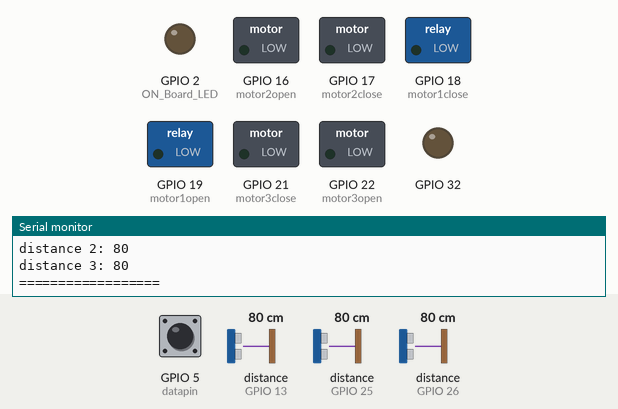
Simulated run of this program. Board: ESP32. On the bench: switched loads named in the program (green lamp = pin HIGH), output pins drawn as LEDs (lit = HIGH), the last lines printed to the serial monitor. Wiring (from diagram.json): 3 × ultrasonic range finder: trigger GPIO 33, echo GPIO 25 / trigger GPIO 12, echo GPIO 13 / trigger GPIO 27, echo GPIO 26. The inputs (shaded band) are chosen by the test bench; at power-on: distance to the obstacle (sensors on GPIO 26, GPIO 13, GPIO 25) 80 cm, GPIO 5 (datapin) HIGH. The echo pulse lasts 58.3 µs per cm; WiFi joins after 1.5 s; servers stay silent unless stated; uploads are accepted with an empty reply; pins used as bus, display or sensor lines are not drawn.

Above: at 3.7 s.
3.8 s: distance to the obstacle (sensor on GPIO 26) set to 17 cm
5.7 s: distance to the obstacle (sensor on GPIO 26) set to 14 cm
At 7.4 s:
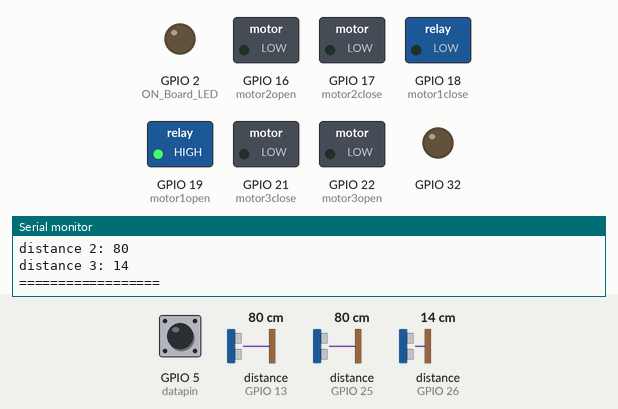
8.7 s: distance to the obstacle (sensor on GPIO 26) set to 18 cm
At 10.1 s:
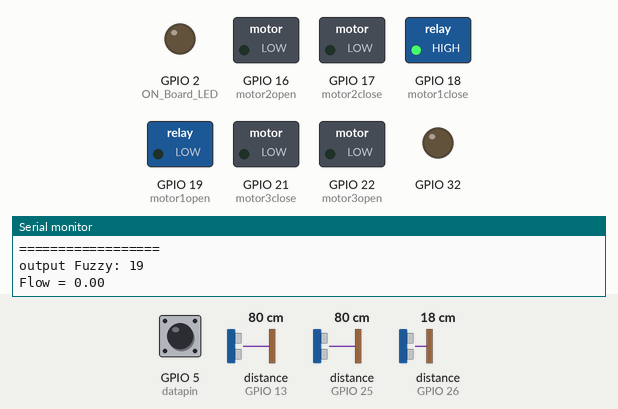
11.7 s: distance to the obstacle (sensor on GPIO 26) set to 2 cm
At 13.02 s:
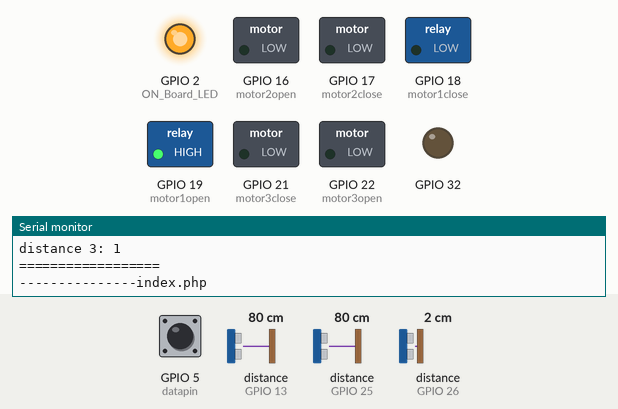
14.7 s: distance to the obstacle (sensor on GPIO 26) set to 35 cm
At 16.8 s:
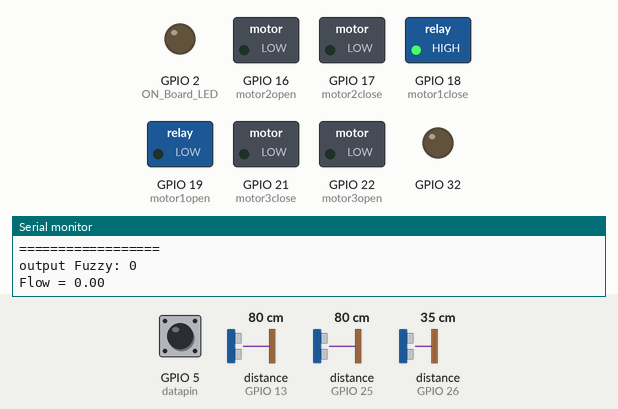
17.7 s: distance to the obstacle (sensor on GPIO 26) set to 4 cm
At 20.1 s:
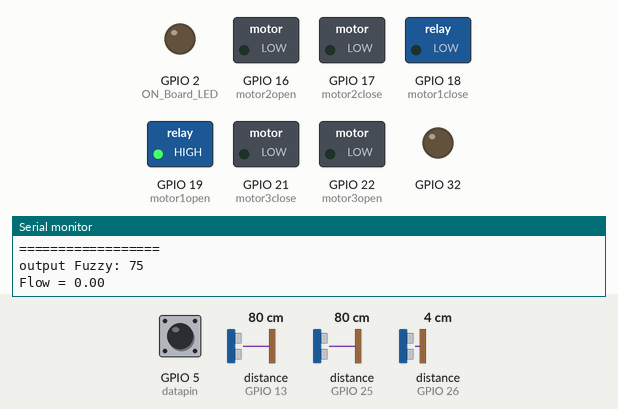
Timing chart, 0 to 21.6 s (numbered marks = the images above; inputs shaded):
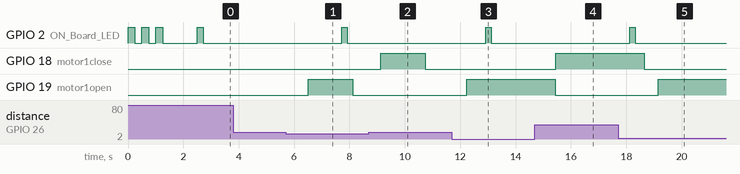

Measured:
- the behaviour switches between 16 and 15 cm on distance to the obstacle (sensor on GPIO 26) (found by bisection; images 0 and 1)
- after the input at 5.7 s, GPIO 19 (motor1open): LOW → HIGH after 0.82 s, → LOW 1.6 s later
- after the input at 8.7 s, GPIO 18 (motor1close): LOW → HIGH after 0.43 s, → LOW 1.6 s later
- after the input at 11.7 s, GPIO 19 (motor1open): LOW → HIGH after 0.54 s
- after the input at 14.7 s, GPIO 18 (motor1close): LOW → HIGH after 0.75 s
- after the input at 17.7 s, GPIO 19 (motor1open): LOW → HIGH after 1.5 s

The program:

main.cpp
```cpp
#include <Arduino.h>

#include "main_app.h"
// #include "fuzzy-test.h"
// #include "test/flow_meter.h"
// #include "test/jarak.h"
// #include "test/gates.h"
// #include "test/tombol.h"
// #include "test/tesmotor.h"
```

SensorJarak.h
```cpp
#pragma once

#define DEBUG

#include <Arduino.h>

// #define trigPin1 2
// #define echoPin1 4
// #define trigPin2 21
// #define echoPin2 22
// #define trigPin3 5
// #define echoPin3 18

#define trigPin1 33
#define echoPin1 25
#define trigPin2 12
#define echoPin2 13
#define trigPin3 27
#define echoPin3 26

typedef struct
{
    int distance[3];

    void begin();
    int readSensor(int trig, int echo);
    static void _staticTaskFunc(void *pvParam);
    void _taskFunc();
} Distance;

/* STATIC */ void Distance::_staticTaskFunc(void *pvParam)
{
    Distance *handler = reinterpret_cast<Distance *>(pvParam);
    handler->_taskFunc();
}

Distance ultrasonic;

void Distance::begin()
{
    pinMode(trigPin1, OUTPUT);
    pinMode(echoPin1, INPUT);
    pinMode(trigPin2, OUTPUT);
    pinMode(echoPin2, INPUT);
    pinMode(trigPin3, OUTPUT);
    pinMode(echoPin3, INPUT);

    xTaskCreatePinnedToCore(_staticTaskFunc, "Read", 1024 * 2, NULL, 10, NULL, 0);
}

int Distance::readSensor(int trig, int echo)
{
    digitalWrite(trig, LOW);
    delayMicroseconds(10);
    digitalWrite(trig, HIGH);
    delayMicroseconds(10);
    digitalWrite(trig, LOW);

    long duration = pulseIn(echo, HIGH);
    return (duration / 2) / 29.1;
}

void Distance::_taskFunc()
{
    Serial.println("Ultrasonic Sensor Task Started !");
    while (1)
    {
        ultrasonic.distance[0] = ultrasonic.readSensor(trigPin1, echoPin1);
        ultrasonic.distance[1] = ultrasonic.readSensor(trigPin2, echoPin2);
        ultrasonic.distance[2] = ultrasonic.readSensor(trigPin3, echoPin3);
#ifdef DEBUG
        Serial.printf("distance 1: %d\n", ultrasonic.distance[0]);
        Serial.printf("distance 2: %d\n", ultrasonic.distance[1]);
        Serial.printf("distance 3: %d\n", ultrasonic.distance[2]);
        Serial.println("==================");
#endif
    vTaskDelay(500);
    }
    vTaskDelete(NULL);
}
```

flow.h
```cpp
#pragma once
#include <Arduino.h>

#define datapin 5

long currentMillis = 0;
long previousMillis = 0;
int interval = 1000;
float calibrationFactor = 4.5;
volatile byte pulseCount;
byte pulse1Sec = 0;
float flowRate;
unsigned int flowMilliLitres;
unsigned long totalMilliLitres;

struct myflow
{
    myflow() {}

    void IRAM_ATTR pulseCounter()
    {
        pulseCount++;
    }

    float readflow()
    {
        currentMillis = millis();
        if (currentMillis - previousMillis > interval)
        {
            pulse1Sec = pulseCount;
            pulseCount = 0;
            flowRate = ((1000.0 / (millis() - previousMillis)) * pulse1Sec) / calibrationFactor;
            previousMillis = millis();
            flowMilliLitres = (flowRate / 60) * 1000;
            totalMilliLitres += flowMilliLitres;
        }
    return flowMilliLitres;
    }

    int totalflow(){
        currentMillis = millis();
        if (currentMillis - previousMillis > interval)
        {
            pulse1Sec = pulseCount;
            pulseCount = 0;
            flowRate = ((1000.0 / (millis() - previousMillis)) * pulse1Sec) / calibrationFactor;
            previousMillis = millis();
            flowMilliLitres = (flowRate / 60) * 1000;
            totalMilliLitres += flowMilliLitres;
        }
        return totalMilliLitres;
    }
};
```

fuzzi.h
```cpp
#pragma once
#include <fuzzy.h>
#include <Arduino.h>

Fuzzy *fuzzy = new Fuzzy();

typedef struct
{
  void begin();
  bool setinput(int index, float input);
  bool fuzify();
  int output();
} FuzzyHandler;

void FuzzyHandler::begin()
{
  FuzzyInput *Sensor1 = new FuzzyInput(1);
  FuzzyOutput *pintu = new FuzzyOutput(1);

  FuzzySet *kurang = new FuzzySet(0, 0, 9, 13);
  Sensor1->addFuzzySet(kurang);
  FuzzySet *sedang = new FuzzySet(13, 14, 15, 16);
  Sensor1->addFuzzySet(sedang);
  FuzzySet *normal = new FuzzySet(16, 17, 18, 19);
  Sensor1->addFuzzySet(normal);

  FuzzySet *buka = new FuzzySet(50, 75, 75, 100);
  pintu->addFuzzySet(buka);
  FuzzySet *bukasedang = new FuzzySet(0, 50, 50, 100);
  pintu->addFuzzySet(bukasedang);
  FuzzySet *tutup = new FuzzySet(0, 0, 25, 50);
  pintu->addFuzzySet(tutup);

  fuzzy->addFuzzyInput(Sensor1);
  fuzzy->addFuzzyOutput(pintu);

  // Rules
  // Rules 1
  FuzzyRuleAntecedent *ifSensorKurang = new FuzzyRuleAntecedent();
  ifSensorKurang->joinSingle(kurang);
  FuzzyRuleConsequent *thenPintuBuka1 = new FuzzyRuleConsequent();
  thenPintuBuka1->addOutput(buka);
  FuzzyRule *FuzzyRule1 = new FuzzyRule(1, ifSensorKurang, thenPintuBuka1);
  fuzzy->addFuzzyRule(FuzzyRule1);

  //Rules 2
  FuzzyRuleAntecedent *ifSensorSedang = new FuzzyRuleAntecedent();
  ifSensorSedang->joinSingle(sedang);
  FuzzyRuleConsequent *thenPintuSedang1 = new FuzzyRuleConsequent();
  thenPintuSedang1->addOutput(bukasedang);
  FuzzyRule *FuzzyRule2 = new FuzzyRule(2, ifSensorSedang, thenPintuSedang1);
  fuzzy->addFuzzyRule(FuzzyRule2);

  //Rules 3
  FuzzyRuleAntecedent *ifSensorNormal = new FuzzyRuleAntecedent();
  ifSensorNormal->joinSingle(normal);
  FuzzyRuleConsequent *thenPintuTutup1 = new FuzzyRuleConsequent();
  thenPintuTutup1->addOutput(tutup);
  FuzzyRule *FuzzyRule3 = new FuzzyRule(3, ifSensorNormal, thenPintuTutup1);
  fuzzy->addFuzzyRule(FuzzyRule3);
}

bool FuzzyHandler::setinput(int index, float input)
{
  return fuzzy->setInput(index, input);
}

bool FuzzyHandler::fuzify()
{
  return fuzzy->fuzzify();
}

int FuzzyHandler::output()
{
  return fuzzy->defuzzify(1);
}
```

gate.h
```cpp
#pragma once
#include <Arduino.h>

#define motor1open 19
#define motor1close 18
#define motor2open 16
#define motor2close 17
#define motor3open 22
#define motor3close 21
#define limit1 23

struct gates
{
    gates() {}

    void begin()
    {
        pinMode(motor1open, OUTPUT);
        pinMode(motor1close, OUTPUT);
        pinMode(motor2open, OUTPUT);
        pinMode(motor2close, OUTPUT);
        pinMode(motor3open, OUTPUT);
        pinMode(motor3close, OUTPUT);
        pinMode(limit1, INPUT_PULLUP);
    }

    void gateopenfull(int open, int close)
    {
        digitalWrite(open, HIGH);
        digitalWrite(close, LOW);
        vTaskDelay(3200);
        digitalWrite(open, LOW);
        digitalWrite(close, LOW);
        vTaskDelay(10);
    }

    void gateopenhalf(int open, int close)
    {
        digitalWrite(open, HIGH);
        digitalWrite(close, LOW);
        vTaskDelay(1600);
        digitalWrite(open, LOW);
        digitalWrite(close, LOW);
        vTaskDelay(10);
    }

    void gateclosefull(int open, int close, int limit)
    {
        digitalWrite(open, LOW);
        digitalWrite(close, HIGH);
        vTaskDelay(3200);
        digitalWrite(open, LOW);
        digitalWrite(close, LOW);
        vTaskDelay(10);
        // while (digitalRead(limit) == 0)
        // {
        //     digitalWrite(open,LOW);
        //     digitalWrite(close,LOW);
        // }
    }

    void gateclosehalf(int open, int close)
    {
        digitalWrite(open, LOW);
        digitalWrite(close, HIGH);
        vTaskDelay(1600);
        digitalWrite(open, LOW);
        digitalWrite(close, LOW);
        vTaskDelay(10);
    }
};
```

main_app.h
```cpp
// 1. Wifi
// 2. Ultrasonic
// 3. Flow meter
// 4. Fuzzy
// 5. Gate
// 6. Database (mysql)
// 7. Manual

#include <Arduino.h>
#include "SensorJarak.h"
#include "gate.h"
#include "flow.h"
#include "fuzzi.h"
#include "web.h"

gates gt;
myflow fl;
FuzzyHandler fuzzify;
myweb mw;

float flow;
int kondisi;
int hasil;
int totalflow;
// int gatestate1;
// int gatestate2;
// int gatestate3;

void gt_task(void *pvParameters);
void fl_task(void *pvParameters);
void fuzzify_task(void *pvParameters);
void web_task(void *pvParameters);

void IRAM_ATTR pulseCounter()
{
  pulseCount++;
}

void setup()
{
  Serial.begin(115200);

  pinMode(datapin, INPUT_PULLUP);
  pulseCount = 0;
  flowRate = 0.0;
  flowMilliLitres = 0;
  totalMilliLitres = 0;
  previousMillis = 0;

  attachInterrupt(digitalPinToInterrupt(datapin), pulseCounter, FALLING);

  ultrasonic.begin();
  gt.begin();
  fuzzify.begin();
  mw.begin();
  // lm.begin();
  pinMode(32, OUTPUT);

  xTaskCreatePinnedToCore(gt_task, "Gate Task", 1024, NULL, 5, NULL, 1);
  xTaskCreatePinnedToCore(fl_task, "Flow Task", 1024, NULL, 10, NULL, 1);
  delay(1000);
  xTaskCreatePinnedToCore(fuzzify_task, "Fuzzy Task", 1024 * 2, NULL, 10, NULL, 1);
  xTaskCreatePinnedToCore(web_task, "web Task", 1024*4, NULL, 5, NULL, 1);
}

void loop()
{
  vTaskDelete(NULL);
}

void gt_task(void *pvParameters)
{
  (void)pvParameters;
  for (;;)
  {
    Serial.print("Kondisi = ");
    Serial.println(kondisi);

    while (kondisi == 0 && hasil >= 60)
    {
      gt.gateopenfull(motor1open,motor1close);
      kondisi=2;
    }

    while (kondisi == 0 && hasil == 50)
    {
      gt.gateopenhalf(motor1open,motor1close);
      kondisi=1;
    }

    while (kondisi == 1 && hasil >= 60)
    {
      gt.gateopenhalf(motor1open,motor1close);
      kondisi=2;
    }

    while (kondisi == 1 && hasil <=30)
    {
      gt.gateclosehalf(motor1open,motor1close);
      kondisi=0;
    }

    while (kondisi == 2 && hasil <=30)
    {
      gt.gateclosefull(motor1open,motor1close,limit1);
      kondisi=0;
    }

    while (kondisi == 2 && hasil == 50)
    {
      gt.gateclosehalf(motor1open,motor1close);
      kondisi=1;
    }


    vTaskDelay(500);
  }
}

void fl_task(void *pvParameters)
{
  (void)pvParameters;
  for (;;)
  {
    flow = fl.readflow();
    totalflow = fl.totalflow();
    Serial.print("Flow = ");
    Serial.println(flow);
    vTaskDelay(500);
  }
}
void fuzzify_task(void *pvParam)
{
  Serial.println("Fuzzify Task Started !");
  while (1)
  {
    fuzzify.setinput(1, ultrasonic.distance[2]);
    fuzzify.fuzify();
    hasil = fuzzify.output();
    Serial.printf("output Fuzzy: %d\n", hasil);
    vTaskDelay(500);
  }
}

void web_task(void *pvParam){
  (void)pvParam;
  for (;;){
    mw.send(flow,totalflow,ultrasonic.distance[0],ultrasonic.distance[1],ultrasonic.distance[2],hasil);
  }
}
```

web.h
```cpp
#pragma once
#include <Arduino.h>

#include "WiFi.h"
#include "HTTPClient.h"

const char *ssid = "Variasi Aluminium 1";
const char *password = "hapisahsyukur";

#define ON_Board_LED 2

String postData = "";
String payload = "";

struct myweb
{
    myweb() {}

    void begin()
    {
        Serial.begin(115200);
        pinMode(ON_Board_LED, OUTPUT);
        WiFi.mode(WIFI_STA);
        WiFi.begin(ssid, password);
        Serial.println();
        Serial.println("-------------");
        Serial.print("Connecting");

        int connecting_process_timed_out = 20; //--> 20 = 20 seconds.
        connecting_process_timed_out = connecting_process_timed_out * 2;
        while (WiFi.status() != WL_CONNECTED)
        {
            Serial.print(".");
            digitalWrite(ON_Board_LED, HIGH);
            delay(250);
            digitalWrite(ON_Board_LED, LOW);
            delay(250);

            //........................................ Countdown "connecting_process_timed_out".
            if (connecting_process_timed_out > 0)
                connecting_process_timed_out--;
            if (connecting_process_timed_out == 0)
            {
                vTaskDelay(1000);
                ESP.restart();
            }

            digitalWrite(ON_Board_LED, LOW); //--> Turn off the On Board LED when it is connected to the wifi router.

            //---------------------------------------- If successfully connected to the wifi router, the IP Address that will be visited is displayed in the serial monitor
            Serial.println();
            Serial.print("Successfully connected to : ");
            Serial.println(ssid);
            // Serial.print("IP address: ");
            // Serial.println(WiFi.localIP());
            Serial.println("-------------");
            //----------------------------------------
        }
    }

    void send(float flow, int totalmili, int sensor1, int sensor2, int sensor3, int pintu)
    {
        if (WiFi.status() == WL_CONNECTED)
        {
            HTTPClient http; //--> Declare object of class HTTPClient.
            int httpCode;    //--> Variables for HTTP return code.

            //    postData = "id=1";
            postData = "&flowRate=" + String(flow);
            postData += "&totalMiliLitres=" + String(totalmili);
            postData += "&Sensor1=" + String(sensor1);
            postData += "&Sensor2=" + String(sensor2);
            postData += "&Sensor3=" + String(sensor3);
            postData += "&pintu=" + String(pintu);
            payload = "";

            digitalWrite(ON_Board_LED, HIGH);
            Serial.println();
            Serial.println("---------------index.php");
            // Example : http.begin("http://192.168.0.0/ESP32_MySQL_Database/Final/updateDHT11data_and_recordtable.php");
            http.begin("http://192.168.43.44/ProjekAjeng/index.php");            //--> Specify request destination
            http.addHeader("Content-Type", "application/x-www-form-urlencoded"); //--> Specify content-type header

            httpCode = http.POST(postData); //--> Send the request
            payload = http.getString();     //--> Get the response payload

            Serial.print("postData : ");
            Serial.println(postData);
            Serial.print("httpCode : ");
            Serial.println(httpCode); //--> Print HTTP return code
            Serial.print("payload  : ");
            Serial.println(payload); //--> Print request response payload

            http.end(); // Close connection
            Serial.println("---------------");
            digitalWrite(ON_Board_LED, LOW);
            //........................................

            vTaskDelay(5000);
        }
    }
};
```
